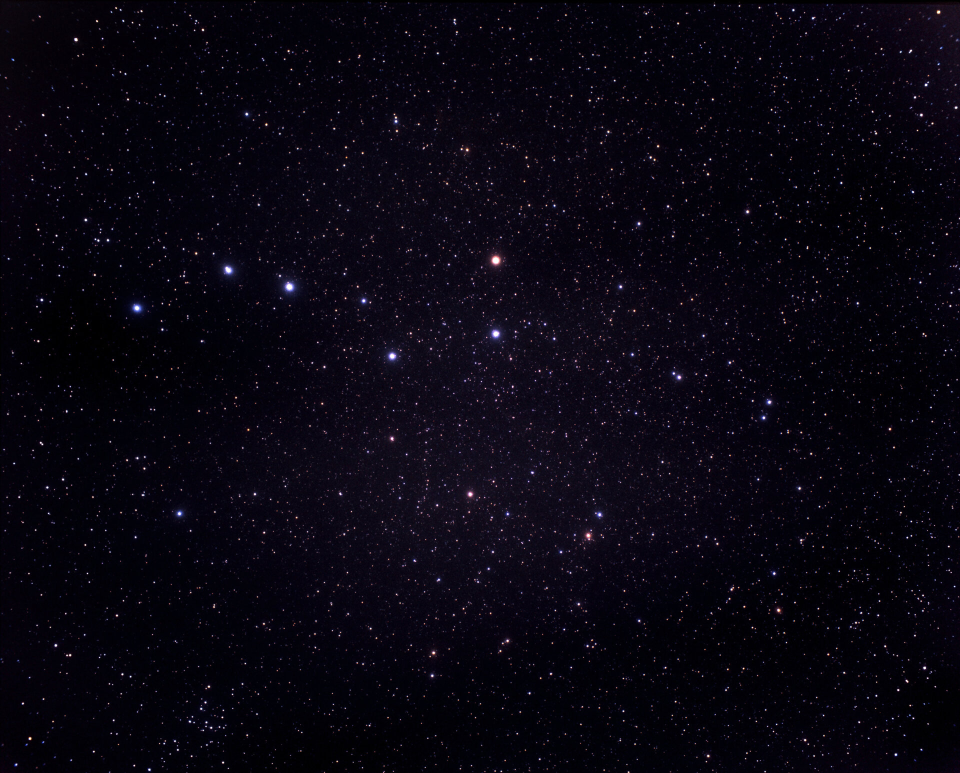
#> input picture constellation-recognition/img/ursa_major_1.jpg, 1920 x 1546 px, given in place of ursa_major_1.jpgursa_major_1.jpg, which was not available (shown at 1/2 size)
$ python starRecognition.py ../../../constellation-recognition/img/ursa_major_1.jpg ../../../constellations/cassiopeia/training/training_01/haar_test/oputput.jpg
#> lines starting #> are read from the running program, lines starting #| are printed output that depends on the picture; after the words box and inside, x2 and y2 are one past the last pixel; in counts of white or black regions, pixels touching at a corner belong together; pictures that were not available may be replaced by others from this repository, and a replacement may not be noted
#!/usr/bin/env python
""" Constellano Star Recognition

Python script for resizing of images and filling gaps to create a 1:1 aspect ratio image.

Command example:
    py starRecognition.py ...
"""

import sys
import os
from os import path
import cv2
import numpy as np
import math
from matplotlib import pyplot as plt

__author__ = "Marin Maslov"
__license__ = "MIT Licence"
__version__ = "1.0.0"
__maintainer__ = "Marin Maslov"
__email__ = "mmaslo00@fesb.hr"
__status__ = "Stable"

# Constants --------------------------------------- START
# USED RGB COLORS
RGB_WHITE = (255, 255, 255)
RGB_BLACK = (0, 0, 0)
RBG_GREEN = (0, 255, 0)

# USED BRIGHTNESS, CONTRAST AND GAMMA VALUES
BRIGHTNESS = 20
CONTRAST = 2.0
GAMMA = 0.2

# USED CONTOUR AREA PRECISSION
MIN_CONTOUR_AREA_PRECISION = 0.18
if(len(sys.argv) > 2):
    MIN_CONTOUR_AREA_PRECISION = sys.argv[2]

# USED MARK SIZE
MARK_SIZE_PERCENTAGE = 0.05
# Constants --------------------------------------- END

# Functions --------------------------------------- START
# GAMMA CORRECTION


def gammaCorrection(img, gamma):
    invGamma = 1 / gamma
    table = [((i / 255) ** invGamma) * 255 for i in range(256)]
    table = np.array(table, np.uint8)
    return cv2.LUT(img, table)
# Functions --------------------------------------- END


if len(sys.argv) < 2:
    print("No path to image set defined! Exiting...")
    exit()

# Algorithm --------------------------------------- START
# 'C:/Users/easmsma/Desktop/Diplomski/constellation-recognition/constellation-recognition/targets/lyra/positive/'
location = str(sys.argv[1])
output = location + '/output/'

if not os.path.exists(output) != False:
    print("Creating directory: " + output)
    os.mkdir(output)

counter = 0

for file in os.listdir(location):
    if file.endswith(".jpg"):
        print(file)
        # READ IMAGE (RGB and BW)
        img_rgb = cv2.imread(location + file)
#> img_rgb is the input picture: shape (1546, 1920, 3); mean B, G, R 15.6, 5.3, 8.1

        # CONTRAST, BRIGHTNESS AND GAMMA CORRECTIONS
        adjusted = cv2.convertScaleAbs(
            img_rgb, alpha=CONTRAST, beta=BRIGHTNESS)
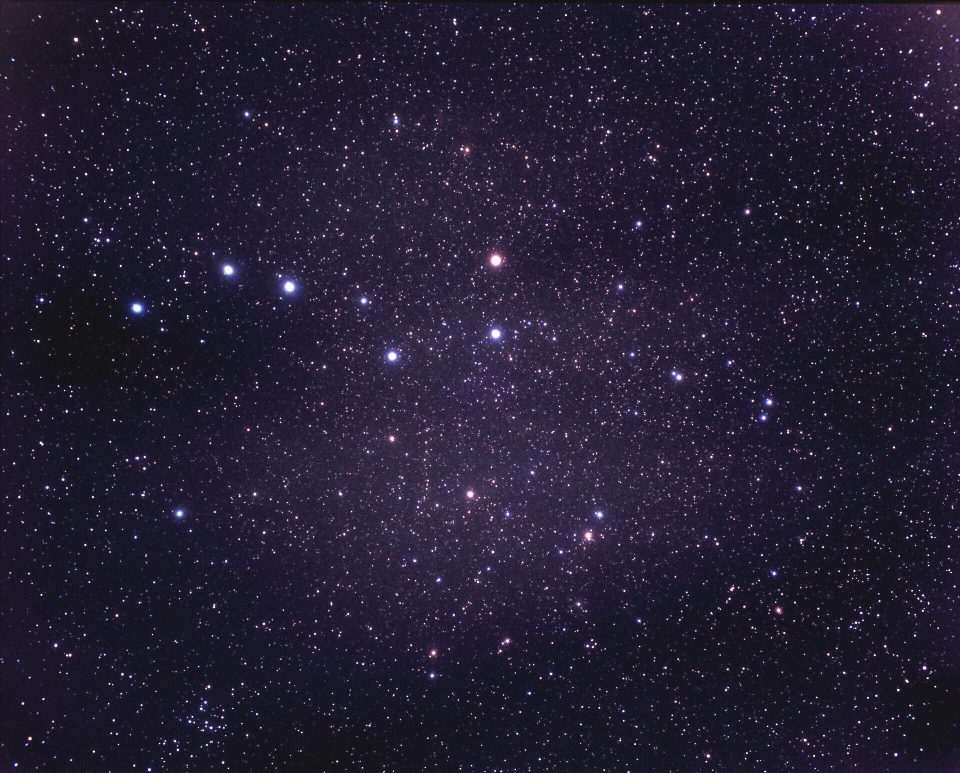
#> adjusted: shape (1546, 1920, 3) (shown at 1/2 size); mean B, G, R 50.5, 30.1, 35.5
        adjusted = gammaCorrection(adjusted, GAMMA)
#> in gammaCorrection, `return cv2.LUT(img, table)`:
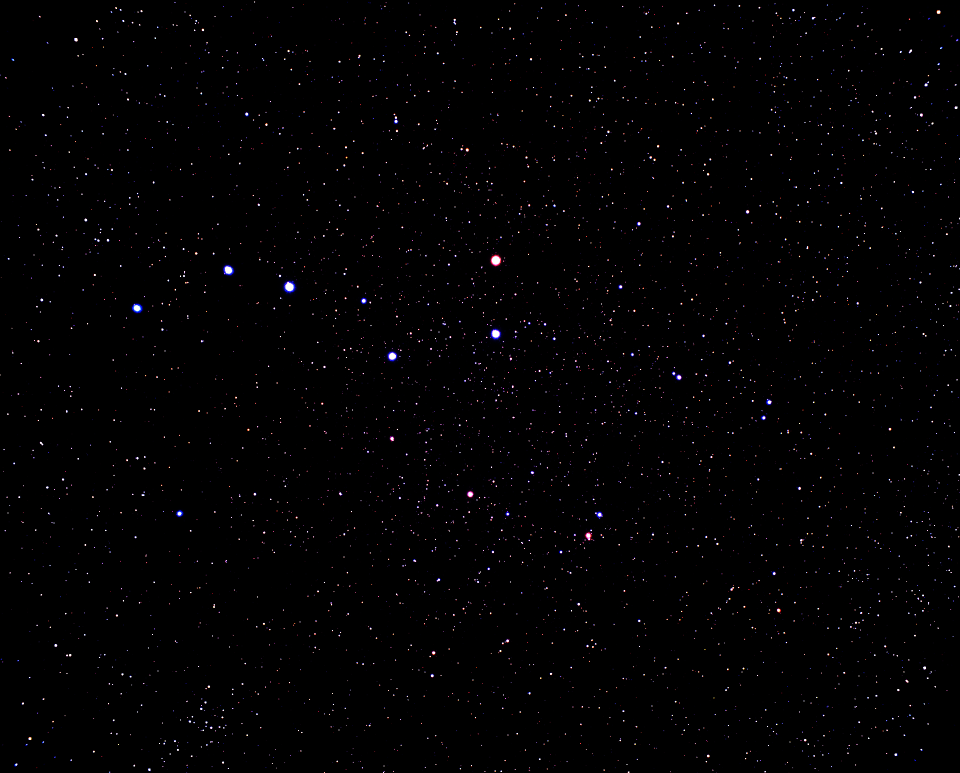
#> returned value: shape (1546, 1920, 3) (shown at 1/2 size); mean of channels 0, 1, 2 2.1, 1.4, 2; drawn as B, G, R

        # DENOISING
        adjusted = cv2.fastNlMeansDenoisingColored(adjusted, None, 5, 5, 2, 2)

        #ksize = (1, 1)
        #blr_img = cv2.blur(adjusted, ksize)

        # CONVERT IMAGE TO BW
        img_bw = cv2.cvtColor(adjusted, cv2.COLOR_BGR2GRAY)

        #plt.imshow(img_bw, 'gray')
        # plt.title('stars')
        # plt.show()

        # RESIZE IMAGE
        rows, cols = img_bw.shape
#> rows = 1546; cols = 1920
        new_cols = int((1000 * cols) / rows)
#> new_cols = 1241
        dimensions = (new_cols, 1000)
#> dimensions = (1241, 1000)
        img_bw_resized = cv2.resize(img_bw, dimensions)
        img_rgb_resized = cv2.resize(img_rgb, dimensions)

        # CREATE THRASHOLDS (STARS)
        thresholds = cv2.threshold(
            img_bw_resized, 180, 255, cv2.THRESH_BINARY | cv2.THRESH_OTSU)[1]
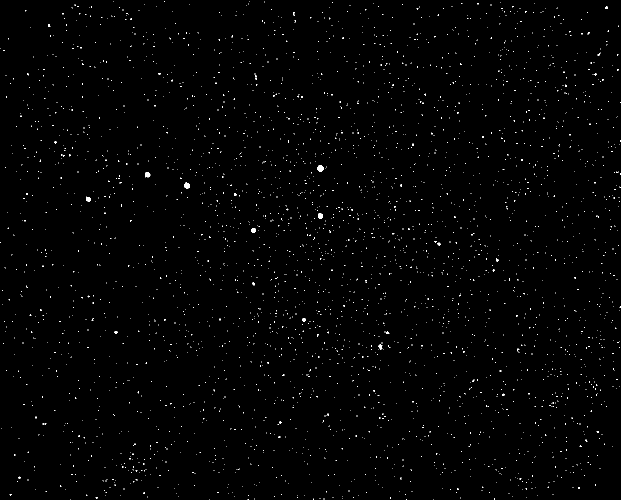
#> thresholds: shape (1000, 1241) (shown at 1/2 size); 0.69% white in thin lines or dots

        # FIND CONTURES (STARS)
        contours = cv2.findContours(
            thresholds, cv2.RETR_LIST, cv2.CHAIN_APPROX_SIMPLE)[-2]
#> contours = 3155 contours, 3147 with area under 20; largest, box (x1, y1, x2, y2) and area: (635, 330, 647, 344) 109, (368, 364, 380, 377) 91, (636, 427, 646, 437) 74, (290, 344, 301, 355) 73, (502, 456, 512, 466) 60, (172, 393, 182, 403) 58, (757, 689, 765, 699) 38, (604, 636, 612, 643) 33

        # FIND THE GREATEST CONTOUR AREA
        contours_areas = []
        for contour in contours:
            contours_areas.append(cv2.contourArea(contour))
#> this loop made 3155 passes
#> contour on passes 1 to 3: [[419, 999]], [[866, 998]], [[812, 998], [812, 999], [813, 999], [813, 998]]
#> after the loop, contours_areas = 3155 values, max 109 at index 2178, min 0 at index 0, mean 0.661

        # DEFINE MIN-MAX CONTOUR AREA
        contours_areas.sort(reverse=True)
        max_contour_area = contours_areas[0]
#> max_contour_area = 109
#> (the run stopped early here; a loop or call above may not have finished)

$ run again, on constellations/cassiopeia/training/training_01/haar_test/oputput.jpg
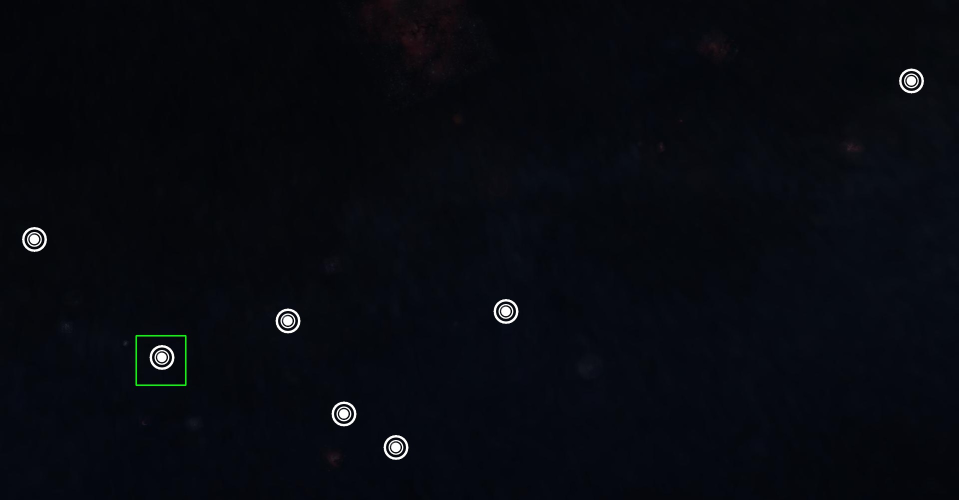
#> input picture constellations/cassiopeia/training/training_01/haar_test/oputput.jpg, 1918 x 1000 px, given in place of oputput.jpgoputput.jpg, which was not available (shown at 1/2 size)
#> img_rgb is the input picture: shape (1000, 1918, 3); mean B, G, R 15.8, 9.7, 7.5
#> `adjusted = cv2.convertScaleAbs( img_rgb, alpha=CONTRAST, beta=BRIGHTNE..`:
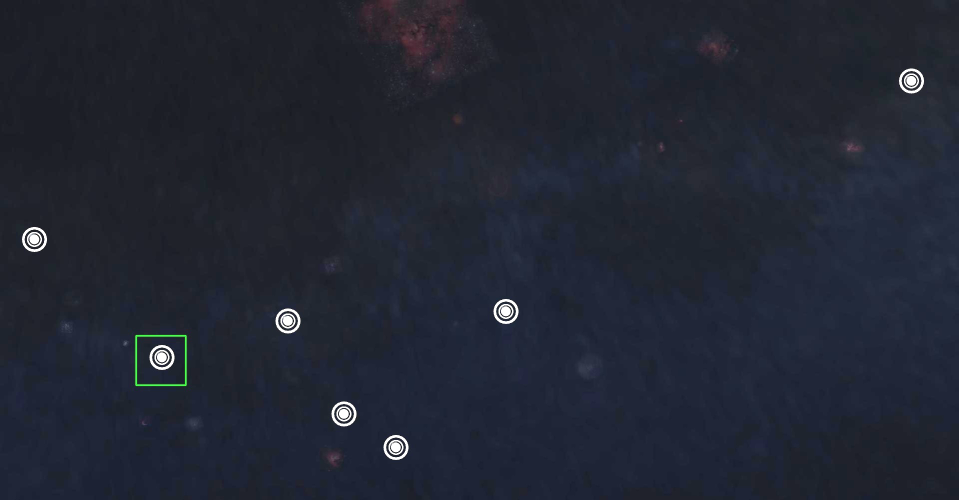
#> adjusted: shape (1000, 1918, 3) (shown at 1/2 size); mean B, G, R 50.5, 38.1, 33.8
#> `thresholds = cv2.threshold( img_bw_resized, 180, 255, cv2.THRESH_BINAR..`:
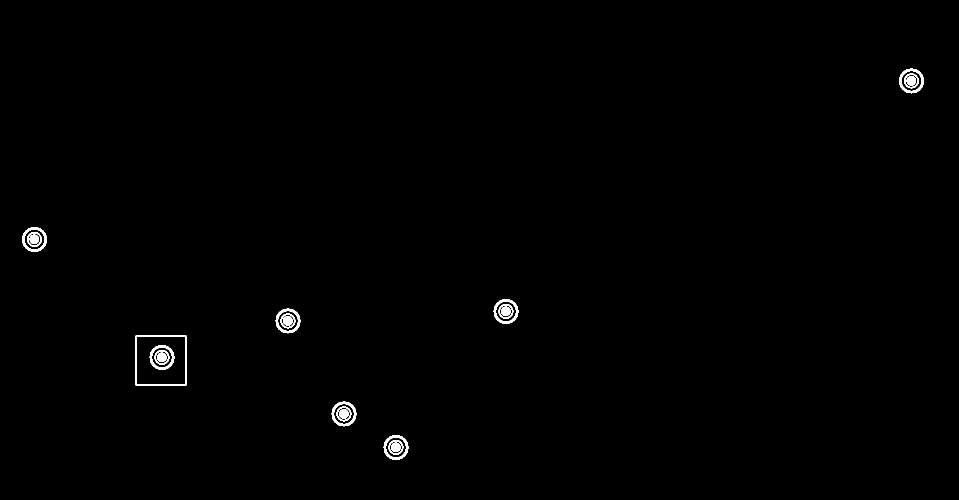
#> thresholds: shape (1000, 1918) (shown at 1/2 size); 0.52% white; 22 white regions
#> contours = 37 contours; largest, box (x1, y1, x2, y2) and area: (271, 670, 373, 772) 10199, (273, 672, 371, 770) 9407, (767, 870, 817, 920) 1865, (663, 803, 713, 853) 1865, (299, 690, 349, 740) 1865
#> the loop `for contour in contours:` made 37 passes
#> after the loop `for contour in contours:`: contours_areas = 37 values, max 10199 at index 16, min 262 at index 5, mean 1391.5
#> max_contour_area = 10199
